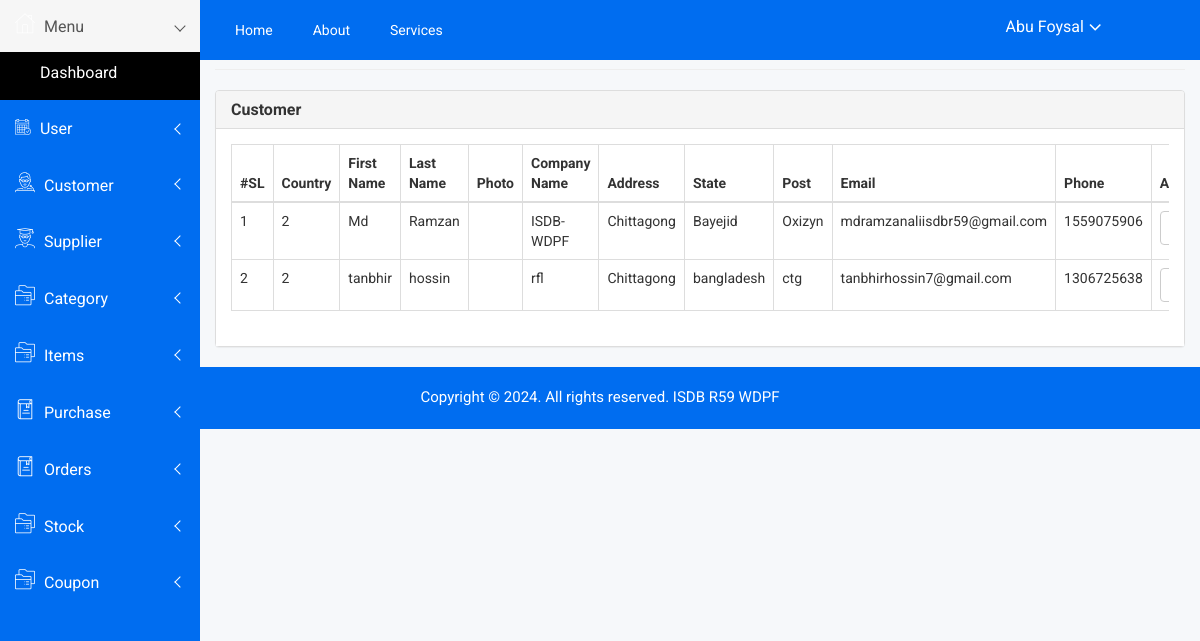
The page /admin/customer_list.php (signed in) on the database its author committed.
### tables this page shows
CREATE TABLE `customer` (
  `id` int(11) NOT NULL,
  `country` varchar(50) NOT NULL,
  `first_name` varchar(50) NOT NULL,
  `last_name` varchar(50) NOT NULL,
  `photo` varchar(100) NOT NULL,
  `password` varchar(256) NOT NULL,
  `company_name` varchar(100) NOT NULL,
  `address` varchar(100) NOT NULL,
  `state` varchar(100) NOT NULL,
  `post` varchar(50) NOT NULL,
  `email` varchar(50) NOT NULL,
  `phone` int(15) NOT NULL,
  `created_at` datetime DEFAULT NULL,
  `created_by` int(11) DEFAULT NULL,
  `updated_at` datetime DEFAULT NULL,
  `updated_by` int(11) DEFAULT NULL,
  `deleted_at` datetime DEFAULT NULL
);

### admin/class/crud.php (called while the page is built, shortened)
<?php
    class crud{
        private $host='localhost';
        private $connection;
        public function __construct($user,$password,$database){
            $this->user=$user;
            $this->password=$password;
            $this->database=$database;
            $this->connection=new mysqli($this->host,$this->user,$this->password,$this->database);
        }
        public function common_select($table,$fields='*',$condition=false,$sort_field=false,$sort='ASC'){
            $result=array();
            $error=false;
            $sql="select $fields from $table where deleted_at is null ";
            $rs=$this->connection->query($sql);
            if($rs){
                if($rs->num_rows > 0){
                    while($r=$rs->fetch_object()){
                        array_push($result,$r);
                    }
                }
            }else{
                $error=$this->connection->error;
            }
            $return = array('data'=>$result,'error'=>$error);
            return $return;
        }
    }
?>

### admin/include/connection.php (called while the page is built, shortened)
<?php
    include_once('class/crud.php');
    $mysqli=new crud("root","","sports_store");
?>

### admin/customer_list.php (the view, shortened to what this page needs)
<?php include('include/header.php') ; ?>
<link href="https://cdn.datatables.net/1.10.24/css/dataTables.bootstrap.min.css" rel="stylesheet">
<div class="container-fluid">
    <h4 class="page-header"><small>Customer /</small> List</h4>
    <div class="panel panel-default">
        <div class="panel-heading">
            <h5 class="panel-title">Customer</h5>
        </div>
        <div class="panel-body">
            <div class="table-responsive">
                <table class="table table-bordered table-hover">
                    <thead>
                        <tr>
                            <th>#SL</th>
                            <th>Country</th>
                            <th>First Name</th>
                            <th>Last Name</th>
                            <th>Photo</th>
                            <th>Company Name</th>
                            <th>Address</th>
                            <th>State</th>
                            <th>Post</th>
                            <th>Email</th>
                            <th>Phone</th>
                            <th>Actions</th>
                        </tr>
                    </thead>
                    <tbody>
                        <?php
                            $result=$mysqli->common_select('customer');
                            if($result){
                                if($result['data']){
                                    $i=1;
                                    foreach($result['data'] as $data){
                        ?>
                        <tr>
                            <td><?= $i++ ?></td>
                            <td><?= $data->country ?></td>
                            <td><?= $data->first_name ?></td>
                            <td><?= $data->last_name ?></td>
                            <td><img src="<?= $baseurl ?>assets/customer_photos/<?= $data->photo ?>" width="80px" alt=""></td>
                            <td><?= $data->company_name ?></td>
                            <td><?= $data->address ?></td>
                            <td><?= $data->state ?></td>
                            <td><?= $data->post ?></td>
                            <td><?= $data->email ?></td>
                            <td><?= $data->phone ?></td>
                            <td>
                                <div class="dropdown">
                                    <button type="button" class="btn btn-default dropdown-toggle" data-toggle="dropdown">
                                    </button>
                                </div>
                            </td>
                        </tr>
                        <?php } } } ?>
                    </tbody>
                </table>
            </div>
        </div>
    </div>
</div>
<?php include('include/footer.php') ; ?>

### admin/assets/css/main.css (style rules this page uses)
html { color: #222; font-size: 1em; line-height: 1.4; }

### rows shown on the page
customer: country "2", first_name "Md", last_name "Ramzan", company_name "ISDB-WDPF", address "Chittagong", state "Bayejid", post "Oxizyn", email "mdramzanaliisdbr59@gmail.com", phone "1559075906"
customer: country "2", first_name "tanbhir", last_name "hossin", company_name "rfl", address "Chittagong", state "bangladesh", post "ctg", email "tanbhirhossin7@gmail.com", phone "1306725638"

### other values the page prints
$_SESSION['name'] "Abu Foysal"
